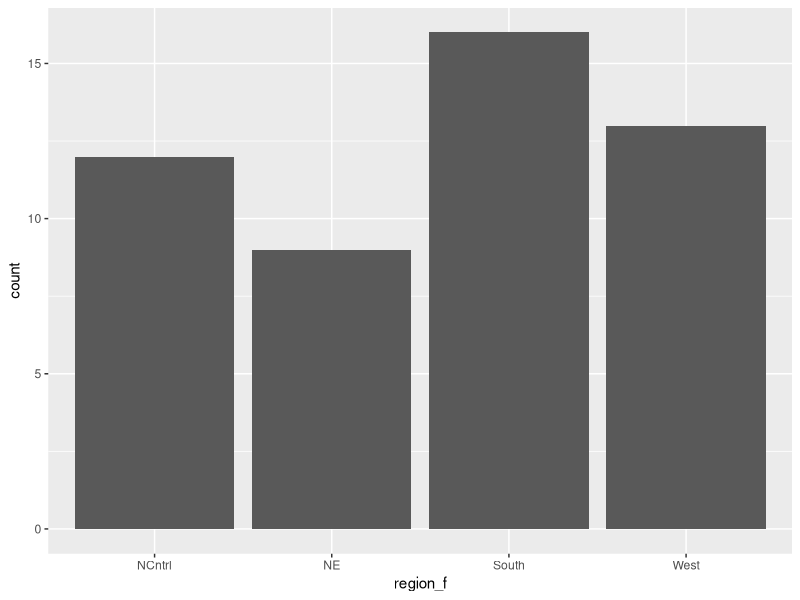
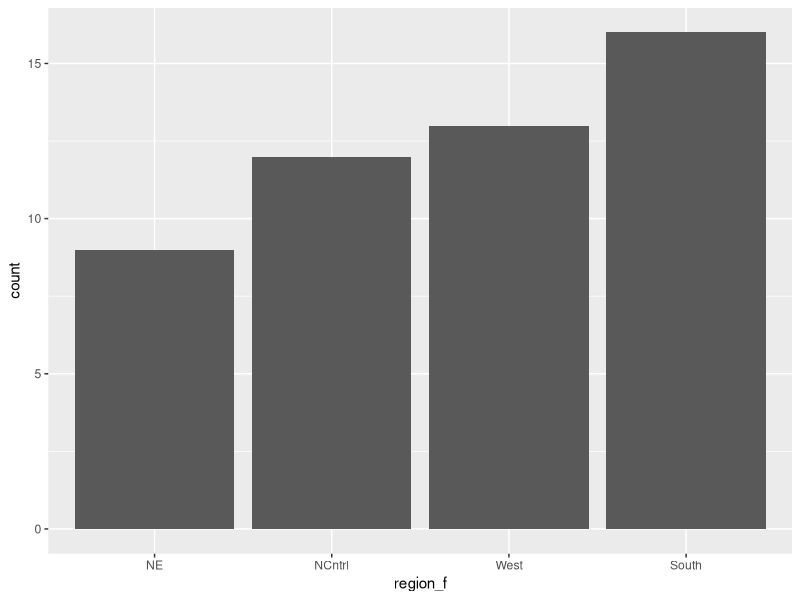
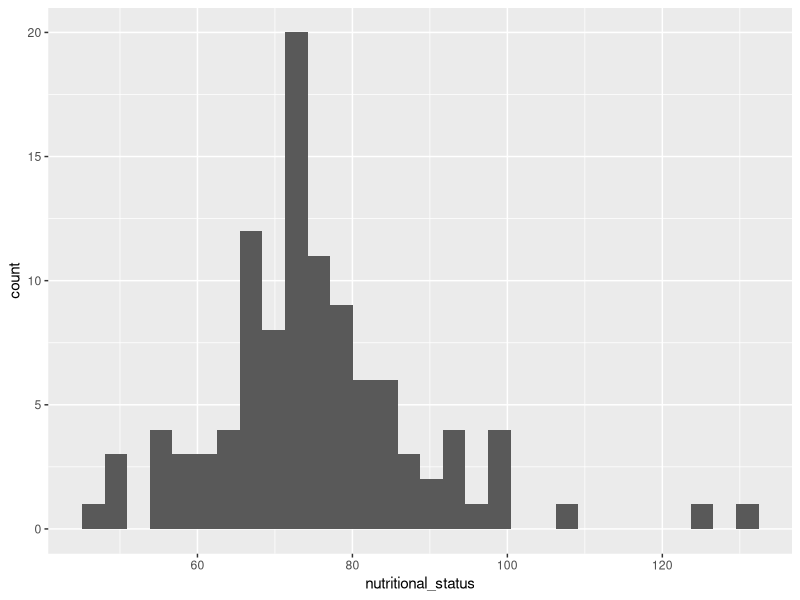
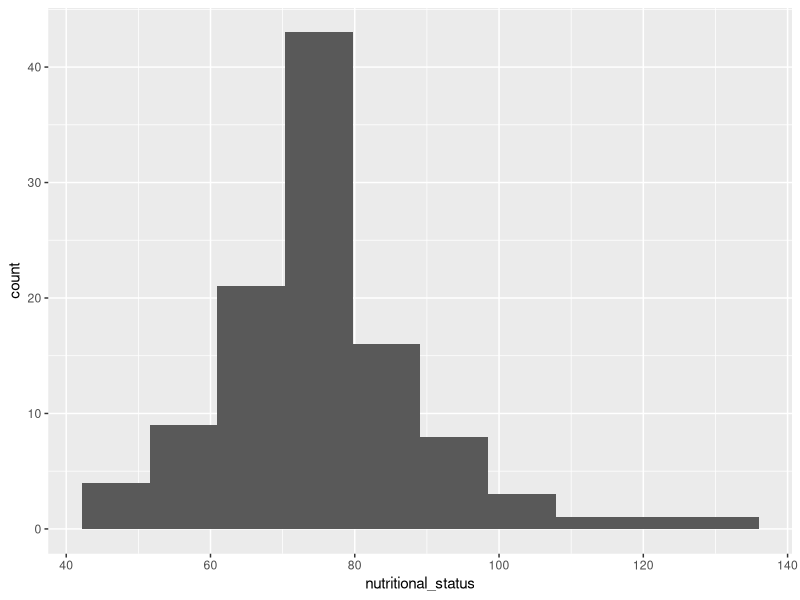
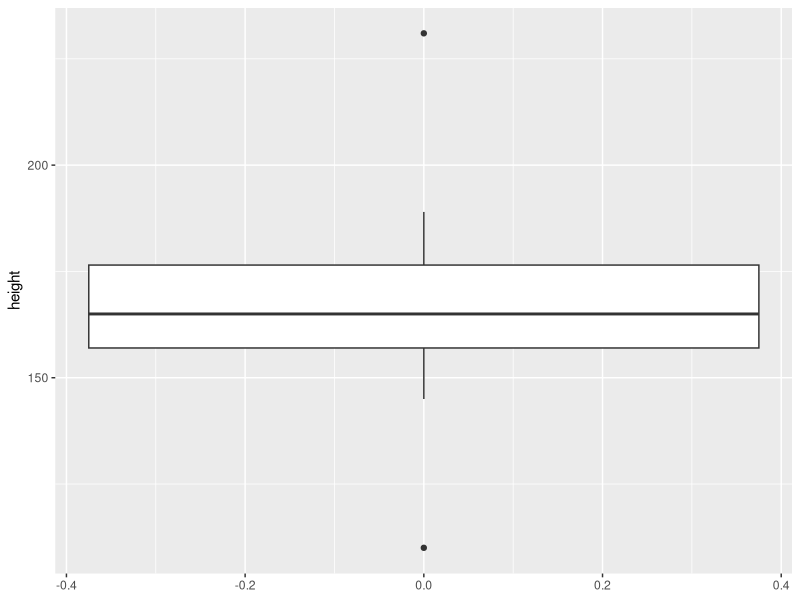
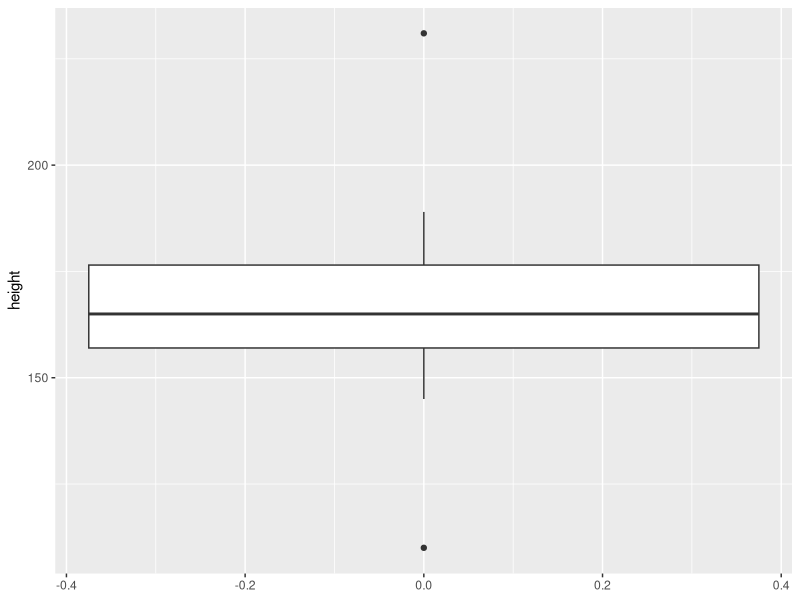
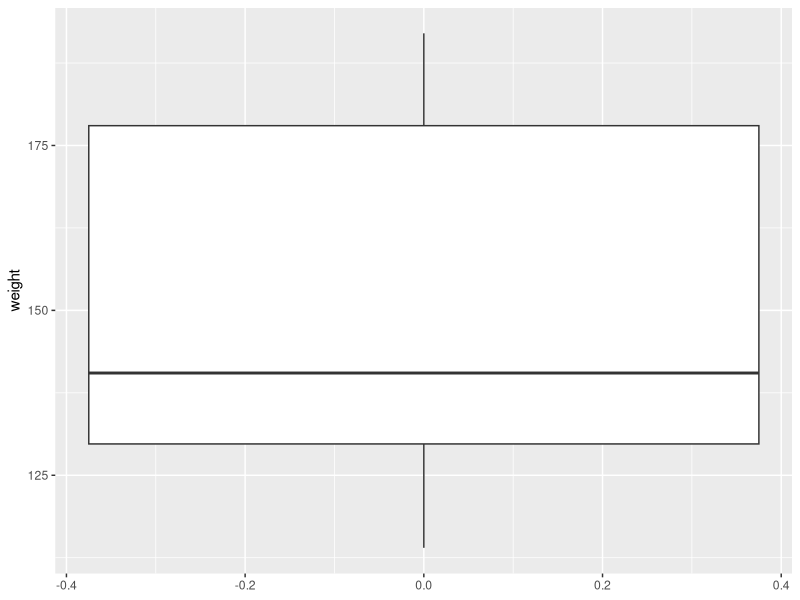
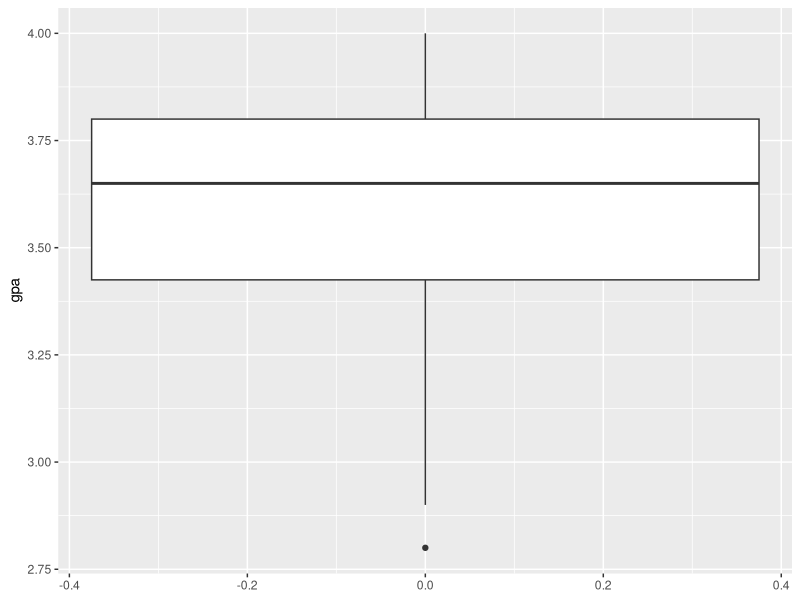

Here is the R script that generated these plots, in order:
## ---- chunk 1
#| label: load-packages
library(dplyr, warn.conflicts = FALSE) # The "warn.conflicts" part is optional
library(ggplot2, warn.conflicts = FALSE)
## ---- chunk 2
census <- tribble(
  ~state, ~region,  ~pop,     ~pop65,  ~medage,
  "AL",   "South",  4779736,  657792,  37.9,
  "AK",   "West",   710231,   54938,   33.8,
  "AZ",   "West",   6392017,  881831,  35.9,
  "AR",   "South",  2915918,  419981,  37.4,
  "CA",   "West",   37253956, 4246514, 35.2, 
  "CO",   "West",   5029196,  549625,  36.1, 
  "CT",   "NE",     3574097,  506559,  40.0, 
  "DE",   "South",  897934,   129277,  38.8,
  "FL",   "South",  18801310, 3259602, 40.7,
  "GA",   "South",  9687653,  1032035, 35.3,
  "HI",   "West",   1360301,  195138,  38.6,
  "ID",   "West",   1567582,  194668,  34.6,
  "IL",   "NCntrl", 12830632, 1609213, 36.6,
  "IN",   "NCntrl", 6483802,  6483802, 37.0,
  "IA",   "NCntrl", 3046355,  452888,  38.1,
  "KS",   "NCntrl", 2853118,  376116,  36.0,
  "KY",   "South",  4339367,  578227,  38.1,
  "LA",   "South",  4533372,  557857,  35.8,
  "ME",   "NE",     1328361,  211080,  42.7,
  "MD",   "South",  5773552,  707642,  38.0,
  "MA",   "NE",     6547629,  902724,  39.1,
  "MI",   "NCntrl", 9883640,  1361530, 38.9,
  "MN",   "NCntrl", 5303925,  683121,  37.4,
  "MS",   "South",  2967297,  380407,  36.0,
  "MO",   "NCntrl", 5988927,  838294,  37.9,
  "MT",   "West",   989415,   146742,  39.8,
  "NE",   "NCntrl", 1826341,  246677,  36.2,
  "NV",   "West",   2700551,  324359,  36.3,
  "NH",   "NE",     1316470,  178268,  41.1,
  "NJ",   "NE",     8791894,  1185993, 39.0,
  "NM",   "West",   2059179,  272255,  36.7,
  "NY",   "NE",     19378102, 2617943, 38.0,
  "NC",   "South",  9535483,  1234079, 37.4,
  "ND",   "NCntrl", 672591,   97477,   37.0,
  "OH",   "NCntrl", 11536504, 1622015, 38.8,
  "OK",   "South",  3751351,  506714,  36.2,
  "OR",   "West",   3831074,  533533,  38.4,
  "PA",   "NE",     12702379, 1959307, 40.1,
  "RI",   "NE",     1052567,  151881,  39.4,
  "SC",   "South",  4625364,  631874,  37.9,
  "SD",   "NCntrl", 814180,   116581,  36.9,
  "TN",   "South",  6346105,  853462,  38.0,
  "TX",   "South",  25145561, 2601886, 33.6,
  "UT",   "West",   2763885,  249462,  29.2,
  "VT",   "NE",     625741,   91078,   41.5,
  "VA",   "South",  8001024,  976937,  37.5,
  "WA",   "West",   6724540,  827677,  37.3,
  "WV",   "South",  1852994,  297404,  41.3,
  "WI",   "NCntrl", 5686986,  777314,  38.5,
  "WY",   "West",   563626,   70090,   36.8
)
## ---- chunk 3
census <- census |> 
  mutate(
    state_f  = factor(state),
    region_f = factor(region)
  )
## ---- chunk 4
glimpse(census)
## ---- chunk 5
# Using base R
table(census$region_f)
## ---- chunk 6
# Using dplyr
census |> 
  count(region_f)
## ---- chunk 7
ggplot(census) +
  geom_bar(aes(x = region_f))
## ---- chunk 8
census |> 
  mutate(region_f = factor(region, c("NE", "NCntrl", "West", "South"))) |> 
  ggplot() +
    geom_bar(aes(x = region_f))
## ---- chunk 9
cd4_counts <- c(230, 205, 313, 207, 227, 245, 173, 58, 103, 181, 105, 301, 169)
## ---- chunk 10
mode_val <- function(x) {
  
  # Count the number of occurrences for each value of x
  value_counts <- table(x)
  
  # Get the maximum number of times any value is observed
  max_count <- max(value_counts)
  
  # Create and index vector that identifies the positions that correspond to
  # count values that are the same as the maximum count value: TRUE if so
  # and false otherwise
  index <- value_counts == max_count
  
  # Use the index vector to get all values that are observed the same number 
  # of times as the maximum number of times that any value is observed
  unique_values <- names(value_counts)
  result <- unique_values[index]
  
  # If result is the same length as value counts that means that every value
  # occured the same number of times. If every value occurred the same number
  # of times, then there is no mode
  no_mode <- length(value_counts) == length(result)
  
  # If there is no mode then change the value of result to NA
  if (no_mode) {
    result <- NA
  }
  
  # Return result
  result
}
## ---- chunk 11
tibble(
  mean   = mean(cd4_counts),
  median = median(cd4_counts),
  mode   = mode_val(cd4_counts),
  sd     = sd(cd4_counts),
  min    = min(cd4_counts),
  max    = max(cd4_counts)
)
## ---- chunk 12
nutritional_status <- c(73.3, 54.6, 82.4, 76.5, 72.2, 73.6, 74.0, 80.5, 71.0, 56.8, 80.6, 100.0, 79.6, 67.3, 50.4, 66.0, 83.0, 72.3, 55.7, 64.1, 66.3, 50.9, 71.0, 76.5, 99.6, 79.3, 76.9, 96.0, 64.8, 74.0, 72.6, 80.7, 109.0, 68.6, 73.8, 74.0, 72.7, 65.9, 73.3, 84.4, 73.2, 70.0, 72.8, 73.6, 70.0, 77.4, 76.4, 66.3, 50.5, 72.0, 97.5, 130.0, 68.1, 86.4, 70.0, 73.0, 59.7, 89.6, 76.9, 74.6, 67.7, 91.9, 55.0, 90.9, 70.5, 88.2, 70.5, 74.0, 55.5, 80.0, 76.9, 78.1, 63.4, 58.8, 92.3, 100.0, 84.0, 71.4, 84.6, 123.7, 93.7, 76.9, 79.6, 45.6, 92.5, 65.6, 61.3, 64.5, 72.7, 77.5, 76.9, 80.2, 76.9, 88.7, 78.1, 60.6, 59.0, 84.7, 78.2, 72.4, 68.3, 67.5, 76.9, 82.6, 85.4, 65.7, 65.9)
## ---- chunk 13
tibble(
  mean   = mean(nutritional_status),
  median = median(nutritional_status),
  mode   = mode_val(nutritional_status),
  sd     = sd(nutritional_status),
  min    = min(nutritional_status),
  max    = max(nutritional_status)
)
## ---- chunk 14
thilothammal_data <- tibble(
  nutritional_status 
)
## ---- chunk 15
ggplot(thilothammal_data) +
  geom_histogram(aes(x = nutritional_status))
## ---- chunk 16
ggplot(thilothammal_data) +
  geom_histogram(aes(x = nutritional_status), bins = 10)
## ---- chunk 17
class <- tribble(
  ~id, ~height, ~weight, ~male, ~bach5300, ~bios5300, ~epid5300, ~gpa,
  1,  170, 185, 1, 1, 1, 1, 3.6,
  2,  175, 162, 1, 1, 1, 1, 3.7,
  3,  231, 180, 1, 1, 1, 1, 3.8,
  4,  189, 190, 1, 1, 0, 1, 3.8,
  5,  164, 175, 1, 1, 0, 1, NA,
  6,  178, 178, 1, 1, 0, 0, 3.78,
  7,  NA,  192, 1, 1, 1, 0, 3.87,
  8,  184, 178, 1, 1, 1, 0, 3.99,
  9,  186, 169, 1, 1, 1, 0, 3.98,
  10, 174, 130, 1, 1, 0, 0, 4,
  11, 165, 140, 0, 1, 0, 1, 2.8,
  12, 155, 125, 0, 1, 1, NA, 3.56,
  13, 158, 126, 0, 1, 1, 1, NA,
  14, 156, 138, 0, 1, 1, 1, 2.9,
  15, 168, 116, 0, 1, 1, 1, 3.5,
  16, 145, 114, 0, 1, 0, 1, 3.4,
  17, 158, 135, 0, 1, 1, 0, 3.3,
  18, 110, 141, 0, 1, 0, 0, 3.8,
  19, 153, 137, 0, 1, 0, 0, 3.4,
  20, 165, 129, 0, 1, 0, 0, 3.6
)
## ---- chunk 18
class |> 
  summarise(
    n_miss = sum(is.na(height)),
    mean   = mean(height, na.rm = TRUE),
    median = median(height, na.rm = TRUE),
    min    = min(height, na.rm = TRUE),
    max    = max(height, na.rm = TRUE)
  )
## ---- chunk 19
class |> 
  summarise(
    n_miss = sum(is.na(weight)),
    mean   = mean(weight, na.rm = TRUE),
    median = median(weight, na.rm = TRUE),
    min    = min(weight, na.rm = TRUE),
    max    = max(weight, na.rm = TRUE)
  )
## ---- chunk 20
class |> 
  summarise(
    n_miss = sum(is.na(gpa)),
    mean   = mean(gpa, na.rm = TRUE),
    median = median(gpa, na.rm = TRUE),
    min    = min(gpa, na.rm = TRUE),
    max    = max(gpa, na.rm = TRUE)
  )
## ---- chunk 21
na_example <- c(1, 3, NA, 7, NA)
is.na(na_example)
## ---- chunk 22
sum_example <- c(0, 0, 1, 0, 1)
sum(sum_example)
## ---- chunk 23
na_example <- c(1, 3, NA, 7, NA)
sum(is.na(na_example))
## ---- chunk 24
ggplot(class) +
  geom_boxplot(aes(y = height))
## ---- chunk 25
class |> 
  filter(!is.na(height)) |> 
  ggplot() +
    geom_boxplot(aes(y = height))
## ---- chunk 26
class |> 
  # filter(!is.na(weight)) |> 
  ggplot() +
    geom_boxplot(aes(y = weight))
## ---- chunk 27
class |> 
  # filter(!is.na(gpa)) |> 
  ggplot() +
    geom_boxplot(aes(y = gpa))
